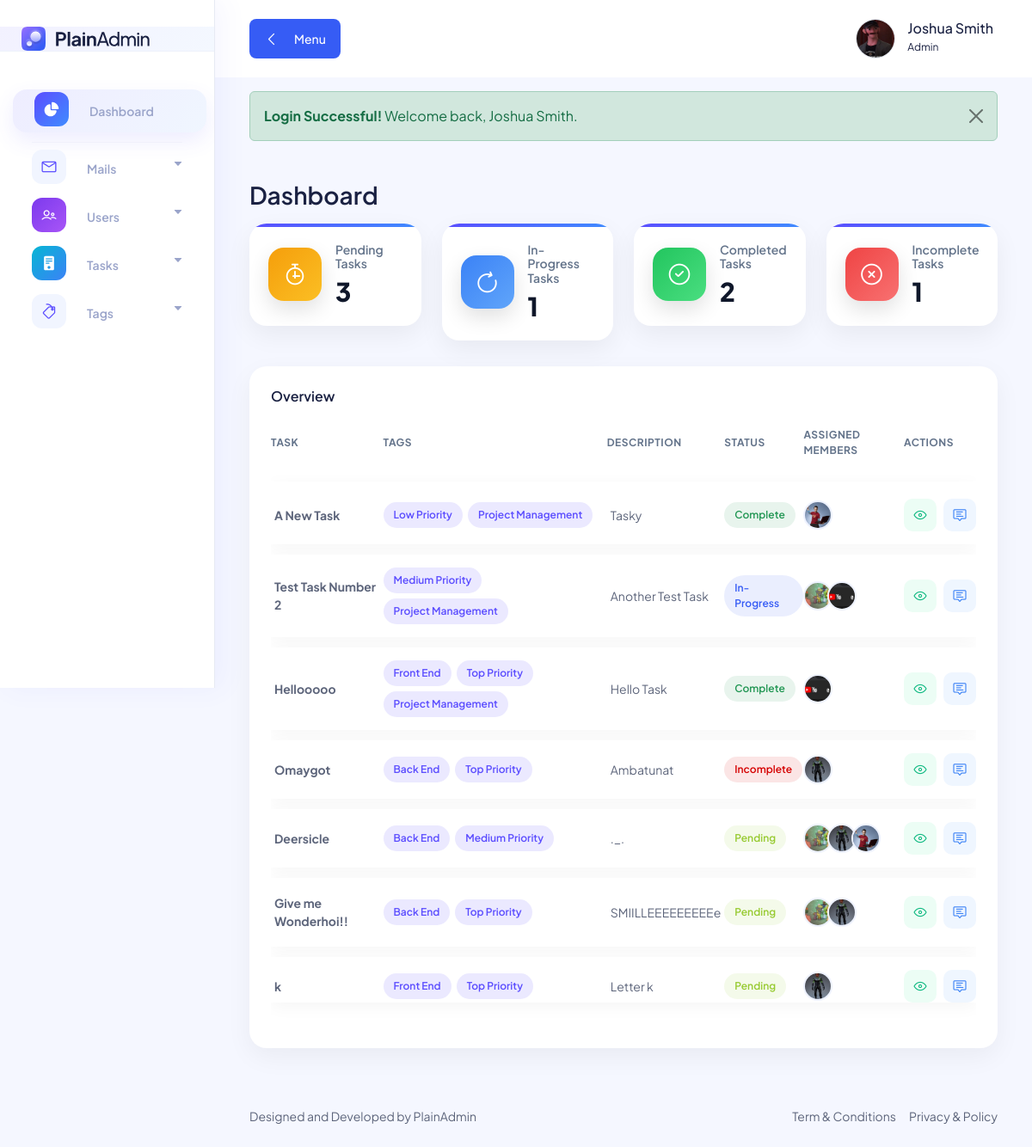
The app's page /pages/dashboard/dashboard.php (signed in) with its own data.
### tables this page shows
CREATE TABLE `users_tbl` (
  `user_id` int(11) NOT NULL AUTO_INCREMENT,
  `full_name` varchar(100) NOT NULL,
  `username` varchar(100) NOT NULL,
  `email` varchar(100) NOT NULL,
  `password` varchar(100) NOT NULL,
  `role` int(11) NOT NULL DEFAULT 2,
  `bio` varchar(255) DEFAULT NULL,
  `profile` varchar(255) DEFAULT NULL,
  PRIMARY KEY (`user_id`)
);

CREATE TABLE `tasks_tbl` (
  `task_id` int(11) NOT NULL AUTO_INCREMENT,
  `task_name` varchar(100) NOT NULL,
  `task_description` varchar(100) NOT NULL,
  `task_status` int(11) NOT NULL DEFAULT 1,
  `task_attachment` varchar(255) DEFAULT NULL,
  `task_submit` varchar(255) DEFAULT NULL,
  `submission_text` text DEFAULT NULL,
  `submitted_by` varchar(255) DEFAULT '',
  `submitted_at` datetime DEFAULT NULL,
  PRIMARY KEY (`task_id`)
);

CREATE TABLE `task_tags_tbl` (
  `task_id` int(11) NOT NULL,
  `tag_id` int(11) NOT NULL,
  KEY `task_tag_tbl_tasks_tbl_FK` (`task_id`),
  KEY `task_tag_tbl_tags_tbl_FK` (`tag_id`),
  CONSTRAINT `task_tag_tbl_tags_tbl_FK` FOREIGN KEY (`tag_id`) REFERENCES `tags_tbl` (`tag_id`) ON DELETE CASCADE,
  CONSTRAINT `task_tag_tbl_tasks_tbl_FK` FOREIGN KEY (`task_id`) REFERENCES `tasks_tbl` (`task_id`) ON DELETE CASCADE
);

CREATE TABLE `tags_tbl` (
  `tag_id` int(11) NOT NULL AUTO_INCREMENT,
  `tag` varchar(255) NOT NULL,
  PRIMARY KEY (`tag_id`)
);

CREATE TABLE `task_status_tbl` (
  `status_id` int(11) NOT NULL AUTO_INCREMENT,
  `status` varchar(100) NOT NULL,
  PRIMARY KEY (`status_id`)
);

CREATE TABLE `task_members_tbl` (
  `task_id` int(11) NOT NULL,
  `user_id` int(11) NOT NULL,
  KEY `task_members_tbl_users_tbl_FK` (`user_id`),
  KEY `task_members_tbl_tasks_tbl_FK` (`task_id`),
  CONSTRAINT `task_members_tbl_tasks_tbl_FK` FOREIGN KEY (`task_id`) REFERENCES `tasks_tbl` (`task_id`) ON DELETE CASCADE,
  CONSTRAINT `task_members_tbl_users_tbl_FK` FOREIGN KEY (`user_id`) REFERENCES `users_tbl` (`user_id`) ON DELETE CASCADE
);

### includes/utils/user.utils.php (called while the page is built, shortened)
<?php
function get_user_profile_image($conn, $user_id) : string {
    $all_users = mysqli_query($conn, "SELECT * FROM users_tbl WHERE user_id = '$user_id'");
    $user = mysqli_fetch_array($all_users);
    return "/task_management/uploads/profiles/" . $user['profile'];
}

### includes/utils/db.utils.php (called while the page is built, shortened)
<?php
function can_view_task($conn, $task_id, $user_id, $role): bool
{
    if ($role == "Admin")
        return true;
    $task_members = [];
    return in_array($user_id, $task_members);
}

### includes/elements/tables/task.table.php (the view, shortened to what this page needs)
<div class="table-wrapper table-responsive">
    <table class="table" data-toggle="table" data-search="true" data-filter-control="true">
        <thead>
            <tr>
                <th data-sortable="true">Task</th>
                <th data-sortable="true">Tags</th>
                <th data-sortable="true">Description</th>
                <th data-sortable="true">Status</th>
                <th data-sortable="true">Assigned Members</th>
                <th>Actions</th>
            </tr>
        </thead>
        <tbody>
            <?php
            $query = "
            SELECT tasks_tbl.*, task_status_tbl.status
            FROM tasks_tbl
            LEFT JOIN task_status_tbl ON task_status_tbl.status_id = tasks_tbl.task_status
            ";
            $tasks = mysqli_query($conn, $query);
            while ($task = mysqli_fetch_array($tasks)) {
                $status_color = match ((int) $task['task_status']) {
                    1 => "info-btn",
                    2 => "active-btn",
                    3 => "success-btn",
                    4 => "close-btn",
                    default => "secondary-btn"
                };
                if (can_view_task($conn, $task['task_id'], $user_id, $role)) {
                    $task_id = $task['task_id'];
                    ?>
                    <tr>
                        <td>
                            <p class="m-1 fw-bold"><?php echo $task['task_name']; ?></p>
                        </td>
                        <td>
                            <div class="tag-wrap">
                                <?php
                                $select_tag_tasks = mysqli_query($conn, "SELECT * FROM task_tags_tbl LEFT JOIN tags_tbl ON tags_tbl.tag_id = task_tags_tbl.tag_id WHERE task_id = '$task_id'");
                                if (mysqli_num_rows($select_tag_tasks) == 0) {
                                    ?>
                                    <span class="no-tags">No tags</span>
                                    <?php
                                } else {
                                    while ($tag = mysqli_fetch_array($select_tag_tasks)) {
                                        ?>
                                        <span class="task-tag">
                                            <?php echo $tag['tag']; ?>
                                        </span>
                                        <?php
                                    }
                                }
                                ?>
                            </div>
                        </td>
                        <td>
                            <p class="m-1"><?php echo $task['task_description']; ?></p>
                        </td>
                        <td>
                            <span class="status-btn <?php echo $status_color; ?>">
                                <?php echo $task['status']; ?>
                            </span>
                        </td>
                        <td>
                            <div class="d-flex align-items-center">
                                <?php
                                $select_members = mysqli_query($conn, "SELECT * FROM task_members_tbl LEFT JOIN users_tbl ON users_tbl.user_id = task_members_tbl.user_id WHERE task_id = '$task_id'");
                                while ($row = mysqli_fetch_array($select_members)) {
                                    ?>
                                    <a class="member-img" href="/task_management/pages/profile/profile.php?user_id=<?= $row['user_id']; ?>">
                                        <img src="<?php echo get_user_profile_image($conn, $row['user_id']); ?>"
                                            alt="<?php echo $row['full_name']; ?>" title="<?php echo $row['full_name']; ?>" />
                                    </a>
                                <?php } ?>
                            </div>
                        </td>
                        <td>
                            <div class="action">
                                <a class="action-btn view-btn" href="../tasks/task.view.php?id=<?php echo $task['task_id']; ?>">
                                    <i class="lni lni-eye"></i>
                                </a>
                                <a class="action-btn edit-btn" href="#" data-bs-toggle="modal"
                                    data-bs-target="#status-modal-<?php echo $task['task_id']; ?>">
                                    <i class="lni lni-popup"></i>
                                </a>
                            </div>
                        </td>
                    </tr>
                    <?php
                }
            }
            ?>
        </tbody>
    </table>
</div>

### includes/elements/navbar.php (shortened to what this page needs)
<header class="header">
    <div class="container-fluid">
        <div class="row">
            <div class="col-lg-5 col-md-5 col-6">
                <div class="header-left d-flex align-items-center">
                    <div class="menu-toggle-btn mr-15">
                        <button id="menu-toggle" class="main-btn primary-btn btn-hover">
                            <i class="lni lni-chevron-left me-2"></i> Menu
                        </button>
                    </div>
                </div>
            </div>
            <div class="col-lg-7 col-md-7 col-6">
                <div class="header-right">
                    <div class="profile-box ml-15">
                        <button class="dropdown-toggle bg-transparent border-0" type="button" id="profile"
                            data-bs-toggle="dropdown" aria-expanded="false">
                            <div class="profile-info">
                                <div class="info">
                                    <img class="image"
                                        src="<?php echo get_user_profile_image($conn, $_SESSION['user_id']); ?>"
                                        alt="<?php echo $_SESSION['fullname']; ?>" />
                                    <div>
                                        <h6 class="fw-500">
                                            <?php echo $_SESSION['fullname']; ?>
                                        </h6>
                                        <p>
                                            <?php echo $_SESSION['role']; ?>
                                        </p>
                                    </div>
                                </div>
                            </div>
                        </button>
                    </div>
                </div>
            </div>
        </div>
    </div>
</header>

### assets/css/fullcalendar.css (style rules this page uses)
:root { --fc-daygrid-event-dot-width:8px;--fc-list-event-dot-width:10px;--fc-list-event-hover-bg-color:#f5f5f5 }

### pages/dashboard/dashboard.php (style rules this page uses)
:root { --primary: #5b4dff; --secondary: #3f8cff; --success: #22c55e; --danger: #ef4444; --muted: #64748b; }
body { background: #f5f7ff; }
.table { border-collapse: separate; border-spacing: 0 12px; }
.table thead th { border: none !important; color: #64748b; text-transform: uppercase; font-size: 12px; letter-spacing: .5px; }
.table tbody tr { background: white; box-shadow: 0 5px 20px rgba(0, 0, 0, .04); transition: .2s; }
.table td { border: none !important; vertical-align: middle; }
.action { display: flex; gap: 8px; }
.action-btn { width: 38px; height: 38px; border-radius: 10px; display: flex; align-items: center; justify-content: center; text-decoration: none; transition: .2s; }
.view-btn { background: #ecfdf5; color: #10b981; }
.edit-btn { background: #eff6ff; color: #3b82f6; }
.status-btn { display: inline-flex; align-items: center; justify-content: center; padding: 6px 12px; border-radius: 999px; font-size: 12px; font-weight: 600; }
.tag-wrap { display: flex; align-items: center; flex-wrap: wrap; gap: 6px; min-width: 140px; }
.task-tag { display: inline-flex; align-items: center; justify-content: center; padding: 6px 12px; border-radius: 999px; font-size: 12px; font-weight: 600; background: rgba(91, 77, 255, .12); color: var(--primary); white-space: nowrap; }
.info-btn { background: #e0f2fe; color: #0284c7; }
.active-btn { background: #dbeafe; color: #2563eb; }
.success-btn { background: #dcfce7; color: #16a34a; }
.close-btn { background: #fee2e2; color: #dc2626; }
.member-img { display: inline-block; width: 34px; height: 34px; margin-left: -6px; transition: .2s; vertical-align: middle; }
.member-img:first-child { margin-left: 0; }
.member-img img { width: 100%; height: 100%; border-radius: 50%; border: 2px solid #eef2ff; object-fit: cover; display: block; }

### records on screen
users_tbl: profile (picture)
tasks_tbl: task_name "A New Task", task_description "Tasky", task_status_tbl.status "Complete"
task_tags_tbl: tag.tag "Low Priority"
task_tags_tbl: tag.tag "Project Management"
task_members_tbl: user.profile (picture)
tasks_tbl: task_name "Test Task Number 2", task_description "Another Test Task", task_status_tbl.status "In-Progress"
task_tags_tbl: tag.tag "Medium Priority"
task_tags_tbl: tag.tag "Project Management"
task_members_tbl: user.profile (picture)
task_members_tbl: user.profile (picture)
tasks_tbl: task_name "Hellooooo", task_description "Hello Task", task_status_tbl.status "Complete"
task_tags_tbl: tag.tag "Front End"
task_tags_tbl: tag.tag "Top Priority"
task_tags_tbl: tag.tag "Project Management"
task_members_tbl: user.profile (picture)
tasks_tbl: task_name "Omaygot", task_description "Ambatunat", task_status_tbl.status "Incomplete"
task_tags_tbl: tag.tag "Back End"
task_tags_tbl: tag.tag "Top Priority"
task_members_tbl: user.profile (picture)
tasks_tbl: task_name "Deersicle", task_description "._.", task_status_tbl.status "Pending"
task_tags_tbl: tag.tag "Back End"
task_tags_tbl: tag.tag "Medium Priority"
task_members_tbl: user.profile (picture)
task_members_tbl: user.profile (picture)
task_members_tbl: user.profile (picture)
tasks_tbl: task_name "Give me Wonderhoi!!", task_description "SMIILLEEEEEEEEEe", task_status_tbl.status "Pending"
task_tags_tbl: tag.tag "Back End"
task_tags_tbl: tag.tag "Top Priority"
task_members_tbl: user.profile (picture)
task_members_tbl: user.profile (picture)
tasks_tbl: task_name "k", task_description "Letter k", task_status_tbl.status "Pending"
task_tags_tbl: tag.tag "Front End"
task_tags_tbl: tag.tag "Top Priority"
task_members_tbl: user.profile (picture)

### other values on screen
$_SESSION['fullname'] "Joshua Smith"
$_SESSION['role'] "Admin"
$s[1] "Pending Tasks"
$count "3"
$s[1] "In-Progress Tasks"
$count "1"
$s[1] "Completed Tasks"
$count "2"
$s[1] "Incomplete Tasks"
